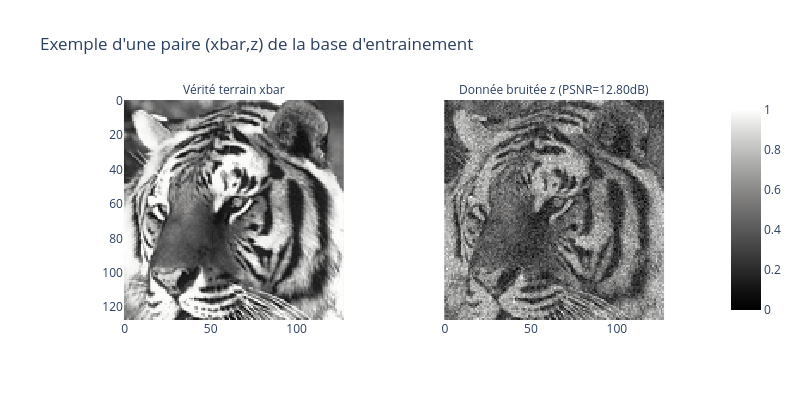

Notebook cell for this chart:
### Code cell
# exemple (suite)
z_ex, xbar_ex, image_id = train_noisybsds[Nex]

img_xbar_ex = optim.torchImg2Numpy(xbar_ex)
img_z_ex    = optim.torchImg2Numpy(z_ex)

snr_ex = optim.snr(img_z_ex,img_xbar_ex)

fig = px.imshow(np.array([img_xbar_ex,img_z_ex]), color_continuous_scale='gray',
                    title="Exemple d'une paire (xbar,z) de la base d'entrainement",
                    facet_col=0, facet_col_spacing=0, facet_col_wrap=2,
                    width=800, height=400,
                    )
fig.update_coloraxes(cmin=0, cmax=1)

legend = ['Vérité terrain xbar','Donnée bruitée z (PSNR='  +"{:.2f}".format(snr_ex)+'dB)']
item_map={f'{i}':key for i, key in enumerate(legend)}
fig.for_each_annotation(lambda a: a.update(text=item_map[a.text.split("=")[1]]))

fig.show()

### Figure 1 — Plotly figure (JSON) as saved in the notebook; plotly's stock layout.template omitted (floating-point values rounded to 4 significant figures; data arrays with more than 128 entries replaced by an {"elided": "..."} marker saying what was removed)
{"data": [{"coloraxis": "coloraxis", "hovertemplate": "x: %{x}<br>y: %{y}<br>color: %{z}<extra></extra>", "name": "0", "type": "heatmap", "xaxis": "x", "yaxis": "y", "z": {"elided": "128x128 float values"}}, {"coloraxis": "coloraxis", "hovertemplate": "x: %{x}<br>y: %{y}<br>color: %{z}<extra></extra>", "name": "1", "type": "heatmap", "xaxis": "x2", "yaxis": "y2", "z": {"elided": "128x128 float values"}}], "layout": {"annotations": [{"font": {}, "showarrow": false, "text": "Vérité terrain xbar", "x": 0.245, "xanchor": "center", "xref": "paper", "y": 1, "yanchor": "bottom", "yref": "paper"}, {"font": {}, "showarrow": false, "text": "Donnée bruitée z (PSNR=12.80dB)", "x": 0.755, "xanchor": "center", "xref": "paper", "y": 1, "yanchor": "bottom", "yref": "paper"}], "coloraxis": {"cmax": 1, "cmin": 0, "colorscale": [[0, "rgb(0, 0, 0)"], [0.09091, "rgb(16, 16, 16)"], [0.1818, "rgb(38, 38, 38)"], [0.2727, "rgb(59, 59, 59)"], [0.3636, "rgb(81, 80, 80)"], [0.4545, "rgb(102, 101, 101)"], [0.5455, "rgb(124, 123, 122)"], [0.6364, "rgb(146, 146, 145)"], [0.7273, "rgb(171, 171, 170)"], [0.8182, "rgb(197, 197, 195)"], [0.9091, "rgb(224, 224, 223)"], [1, "rgb(254, 254, 253)"]]}, "height": 400, "title": {"text": "Exemple d'une paire (xbar,z) de la base d'entrainement"}, "width": 800, "xaxis": {"anchor": "y", "constrain": "domain", "domain": [0, 0.49], "scaleanchor": "y"}, "xaxis2": {"anchor": "y2", "domain": [0.51, 1], "matches": "x"}, "yaxis": {"anchor": "x", "autorange": "reversed", "constrain": "domain", "domain": [0, 1]}, "yaxis2": {"anchor": "x2", "domain": [0, 1], "matches": "y", "showticklabels": false}}}
